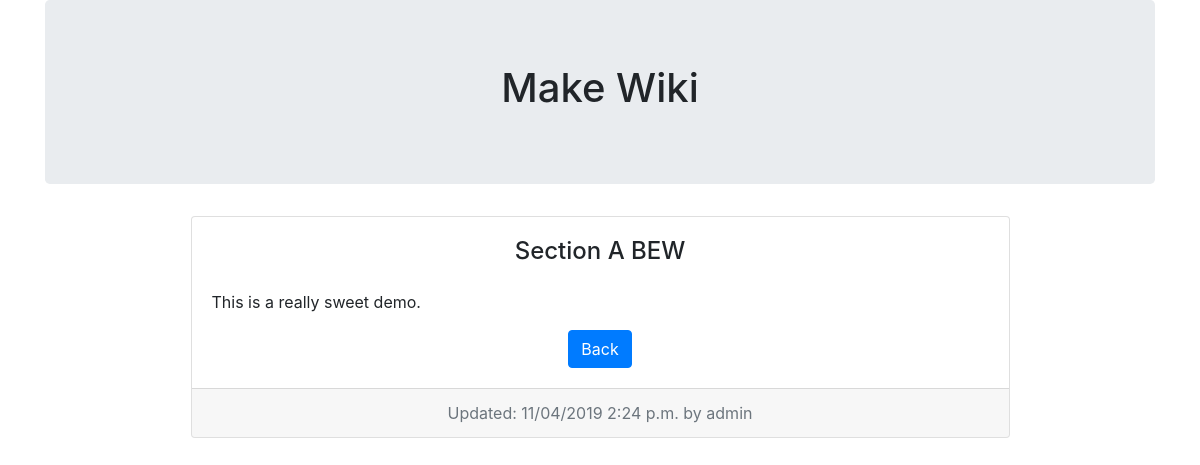
The page //section-a-bew/ on the database its author committed.
### wiki/views.py (the view, shortened to what this page needs)
# urls.py: path('/<str:slug>/', PageDetailView.as_view(), name='wiki-details-page'),
class PageDetailView(DetailView):
    model = Page
    def get(self, request, slug):
        page = self.get_queryset().get(slug__iexact=slug)
        return render(request, 'page.html', {'page': page})

### wiki/templates/page.html
{% extends "base.html" %}
{% block content %}
<div class="col d-flex justify-content-center">
    <div class="card text-center" style="width: 70%">
        <div class="card-body">
            <h4 class="card-title mb-4">{{ page.title }}</h4>
            <p class="card-text text-left">{{ page.content }}</p>
            <a href="{% url 'wiki-list-page' %}" class="btn btn-primary">Back</a>
        </div>
        <div class="card-footer text-muted">
            Updated: {{ page.modified|date:"SHORT_DATETIME_FORMAT" }} by {{ page.author.username }}
        </div>
    </div>
</div>
{% endblock %}

### rows shown on the page
Page: title "Section A BEW", content "This is a really sweet demo.", modified "11/04/2019 2:24 p.m.", author.username "admin"
